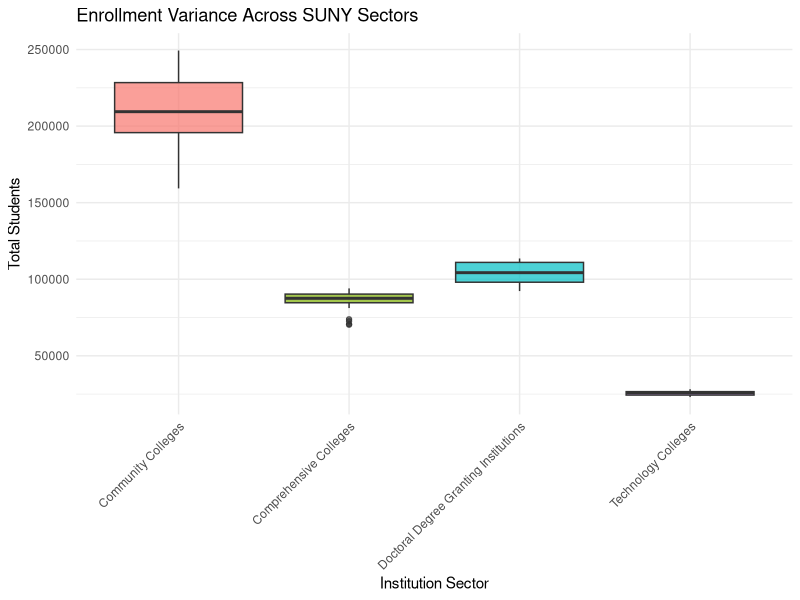

Write R code to recreate this figure.
## ---- chunk 1
#| message: false
#| warning: false
library(tidyverse)

# Load the data
ny_data <- read_csv("../data/race_ny.csv")

# Clean data: 
# Remove commas from enrollment and ensure Sector has at least 3 groups
clean_data <- ny_data |>
  mutate(total_enroll = as.numeric(gsub(",", "", `Total Enrollment`))) |>
  rename(sector = `Institution Sector`) |>
  filter(!is.na(total_enroll))
## ---- chunk 2
#| label: fig-anova-boxplot
#| fig-cap: "Boxplot comparing Total Enrollment across four SUNY sectors."
#| fig-alt: "A side-by-side boxplot comparing four sectors: Community Colleges, Comprehensive Colleges, Doctoral, and Technology Colleges. Community Colleges show the highest enrollment levels, while Technology Colleges show the lowest."
ggplot(clean_data, aes(x = sector, y = total_enroll, fill = sector)) +
  geom_boxplot(alpha = 0.7) +
  labs(title = "Enrollment Variance Across SUNY Sectors",
       x = "Institution Sector",
       y = "Total Students") +
  theme_minimal() +
  theme(axis.text.x = element_text(angle = 45, hjust = 1)) +
  guides(fill = "none")
## ---- chunk 3
#| label: anova-test
# Run the ANOVA model
anova_model <- aov(total_enroll ~ sector, data = clean_data)

# Display the summary table
summary(anova_model)
## ---- chunk 4
#| label: tukey-test
# Run Tukey Honestly Significant Difference test
tukey_results <- TukeyHSD(anova_model)
tukey_results
